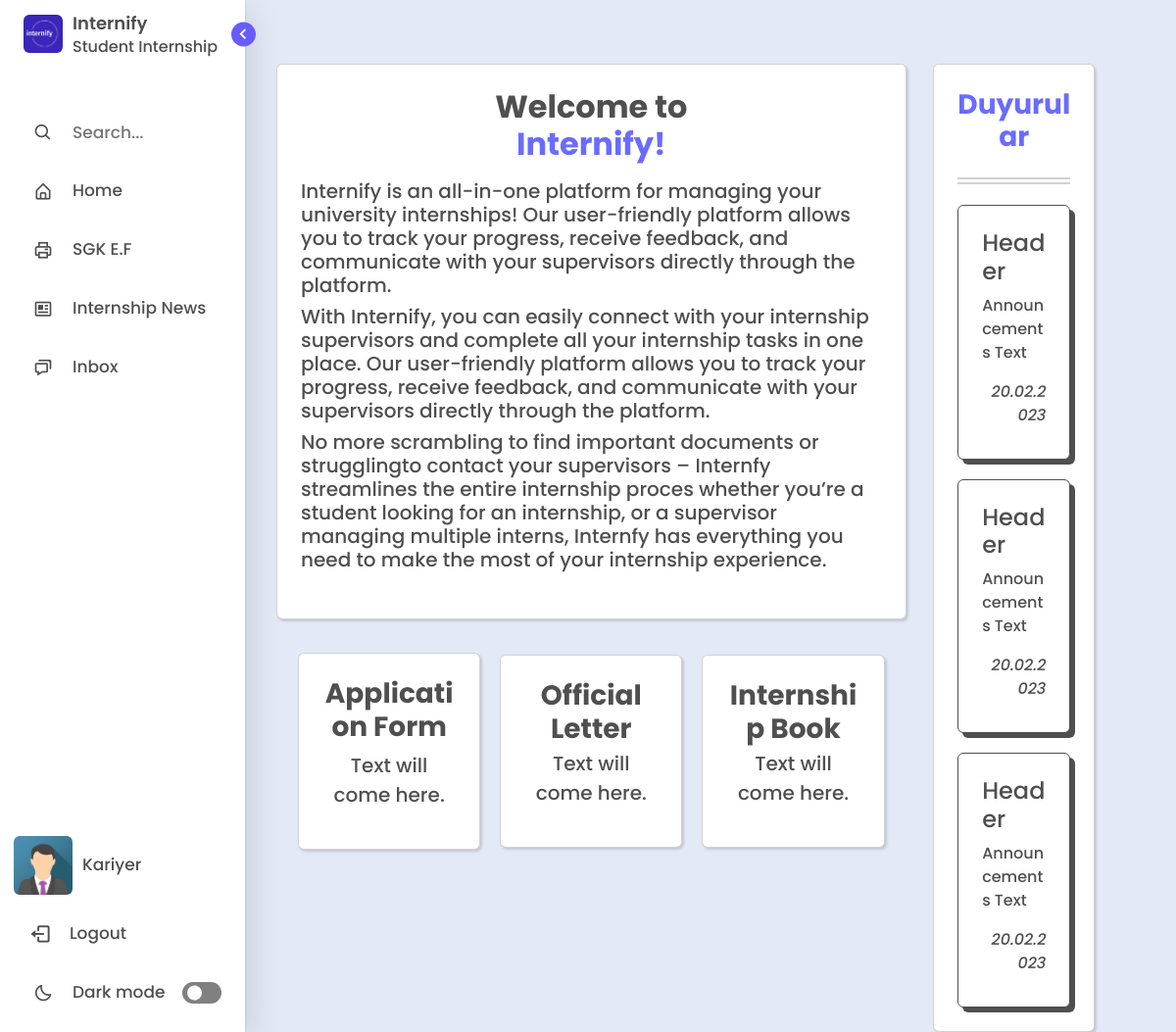
The page / (signed in) on the database its author committed.
### management/models.py (models this page shows, shortened)
class User(AbstractBaseUser, PermissionsMixin):
    GENDER_CHOICES = (
        ('M', 'Male'),
        ('F', 'Female'),
    )
    first_name = models.CharField(max_length=100)
    last_name = models.CharField(max_length=100)
    email = models.EmailField(unique=True)
    gender = models.CharField(max_length=1, choices=GENDER_CHOICES)
    photo = models.ImageField(upload_to='users', null=True, blank=True)
    last_login = models.DateTimeField(auto_now=True)
    is_active = models.BooleanField(default=True)
    is_staff = models.BooleanField(default=False)
    is_superuser = models.BooleanField(default=False)
    objects = CustomUserManager()
    USERNAME_FIELD = 'email'
    REQUIRED_FIELDS = ['first_name', 'last_name', 'gender',  'password']

### management/views.py (the view)
# urls.py: path('', views.index, name="index"),
@login_required
def index(request):
    return render(request, "index.html")

### templates/index.html (shortened to what this page needs)
{% extends "layout.html" %}
{% load static %}
{% block content %}
  <body>
      <div class="home" style="margin-top:2%;">
        <div class="float-container" style="margin-left:10%; margin-top:4%;">
          <div class="float-child-left">
            <div class="col-lg-12">
              <div class="card p-4">
                <header class = "text mb-3" style="text-align: start;">
                  <h2 class="fw-bold" style="text-align: center;">Welcome to <p style="color:var(--purple-text-color);">Internify!</p></h2>
                  <h5>Internify is an all-in-one platform for managing your university internships! Our user-friendly platform allows you to track your progress, receive feedback, and communicate with your supervisors directly through the platform.</h5>
                  <h5>With Internify, you can easily connect with your internship supervisors and complete all your internship tasks in one place. Our user-friendly platform allows you to track your progress, receive feedback, and communicate with your supervisors directly through the platform.</h5>
                  <h5>No more scrambling to find important documents or strugglingto contact your supervisors – Internfy streamlines the entire internship proces whether you’re a student looking for an internship, or a supervisor managing multiple interns, Internfy has everything you need to make the most of your internship experience.</h5>
                </header>
              </div>
              <div class="container">
                <div class="box">
                  <div class="card p-4" style="box-shadow: rgba(0, 0, 0, 0.15) 1.95px 1.95px 2.6px;">
                    <a data-bs-toggle="modal" data-bs-target="#pdfModal" style="text-decoration: none;"><h3 class="fw-bolder text">Application Form</h3></a>
                    <p class="text" style="font-size:20px;">Text will come here.</p>
                  </div>
                </div>
                <div class="box">
                  <div class="card p-4" style="box-shadow: rgba(0, 0, 0, 0.15) 1.95px 1.95px 2.6px;">
                    <a data-bs-toggle="modal" data-bs-target="#pdfModal" style="text-decoration: none;"><h3 class="fw-bolder mb-1 text">Official Letter</h3></a>
                    <p class="text" style="font-size:20px;">Text will come here.</p>
                  </div>
                </div>
                <div class="box">
                  <div class="card p-4" style="box-shadow: rgba(0, 0, 0, 0.15) 1.95px 1.95px 2.6px;">
                    <header class = "mb-0" style="text-align: center;">
                      <a data-bs-toggle="modal" data-bs-target="#pdfModal" style="text-decoration: none;"><h3 class="fw-bolder mb-1 text">Internship Book</h3></a>
                      <p class="text" style="font-size:20px;">Text will come here.</p>
                    </header>
                  </div>
                </div>
              </div>
            </div>
          </div>
          <div class="float-child-right">
            <div class="col-lg-8">
              <div class="card p-4">
                <h3 class="fw-bold" style="color:var(--purple-text-color); text-align: center; ">Duyurular</h3>
                <hr style="border:1px solid var(--text-color); box-shadow: 0px 5px var(--text-color);">
                <div class="card p-4" style="margin-top:10px; border: 1px solid var(--text-color); box-shadow: 5px 5px var(--text-color);">
                  <h4 class="text">Header</h4>
                  <p class="text">Announcements Text</p>
                  <p class="text fst-italic mb-2" style="text-align: end;">20.02.2023</p>
                </div>
                <div class="card p-4" style="margin-top:20px; border: 1px solid var(--text-color); box-shadow: 5px 5px var(--text-color);">
                  <h4 class="text">Header</h4>
                  <p class="text">Announcements Text</p>
                  <p class="text fst-italic mb-2" style="text-align: end;">20.02.2023</p>
                </div>
                <div class="card p-4" style="margin-top:20px; border: 1px solid var(--text-color); box-shadow: 5px 5px var(--text-color);">
                  <h4 class="text">Header</h4>
                  <p class="text">Announcements Text</p>
                  <p class="text fst-italic mb-2" style="text-align: end;">20.02.2023</p>
                </div>
              </div>
            </div>
          </div>
        </div>
      </div>
  </body>
{% endblock content %}

### templates/includes/sidebar.html (shortened to what this page needs)
<!DOCTYPE html>
{% load static %}
<html lang="en">
<head>
    <link href='https://unpkg.com/boxicons@2.1.1/css/boxicons.min.css' rel='stylesheet'>
</head>
<body>
    <nav class="sidebar open">
        <header>
            <div class="image-text">
                <span class="image">
                    <a href="/home"><img id="my-image" src="{% static 'assets/img/logo.png' %}" alt=""></a>
                </span>
                <div class="text logo-text">
                    <a href="/home" style="text-decoration: none; color: var(--text-color);"><span class="name">Internify</span></a>
                    <span class="profession">Student Internship</span>
                </div>
            </div>
            <i class='bx bx-chevron-right toggle'></i>
        </header>
        <div class="menu-bar">
            <div class="menu">
                <li class="search-box">
                    <i class='bx bx-search icon'></i>
                    <input type="text" placeholder="Search...">
                </li>
                <li class="nav-link">
                    <a href="/home">
                        <i class='bx bx-home-alt icon' ></i>
                        <span class="text nav-text">Home</span>
                    </a>
                </li>
                {% for group in request.user.groups.all %}
                    {% if group.name == 'Staff' %}
                        <li class="nav-link">
                            <a href="/sgk-ef">
                                <i class='bx bx-printer icon' ></i>
                                <span class="text nav-text">SGK E.F</span>
                            </a>
                        </li>
                        <li class="nav-link">
                            <a href="/internship-opportunities">
                              <i class='bx bx-news icon' ></i>
                              <span class="text nav-text">Internship News</span>
                            </a>
                        </li>
                    {% endif %}
                {% endfor %}
                <li class="nav-link">
                    <a href="/inbox">
                        <i class='bx bx-chat icon' ></i>
                        <span class="text nav-text">Inbox</span>
                    </a>
                </li>
            </div>
            <div class="bottom-content">
                <li class="nav-link">
                    <a href="/profile">
                        <img src="
                                {% if request.user.photo%}
                                    {{ request.user.photo.url }}
                                {% elif request.user.gender == 'M' %}
                                    {% static 'assets/img/avatars/male_avatar.png' %}
                                {% else %}
                                    {% static 'assets/img/avatars/female_avatar.png' %}
                                {% endif %}
                                "
                                alt="user-avatar"
                            class="d-block rounded" height="60" width="60" id="uploadedAvatar" />
                        <span class="text nav-text" style="margin-left:10px;"> {{user.first_name}}</span>
                    </a>
                </li>
                <li class="nav-link">
                    <a href="/logout">
                        <i class='bx bx-log-out icon' style="font-size:23px; margin-left:-3px;"></i>
                        <span class="text nav-text">Logout</span>
                    </a>
                </li>
                <li class="mode">
                    <div class="sun-moon">
                        <i class='bx bx-moon icon moon'></i>
                    </div>
                    <span class="mode-text text">Dark mode</span>
                    <div class="toggle-switch">
                        <span class="switch"></span>
                    </div>
                </li>
            </div>
        </div>
    </nav>
</body>
</html>

### templates/includes/sidebar.html (style rules this page uses)
* { margin: 0; padding: 0; box-sizing: border-box; font-family: 'Poppins', sans-serif; }
:root { --body-color: #E4E9F7; --sidebar-color: #FFF; --primary-color: #695CFE; --primary-color-light: white; --purple-text-color: #696CFF; --toggle-color: gray; --text-color: #4f4f4f; --tran-03: all 0.2s ease; --tran-03: all 0.3s ease; --tran-04: all 0.3s ease; --tran-05: all 0.3s ease; }
body { min-height: 100vh; background-color: var(--body-color); transition: var(--tran-05); overflow-x: hidden; }
.sidebar { position: fixed; top: 0; left: 0; height: 100%; width: 250px; padding: 10px 14px; background: var(--sidebar-color); transition: var(--tran-05); z-index: 100; box-shadow: rgba(0, 0, 0, 0.16) 0px 10px 36px 0px, rgba(0, 0, 0, 0.06) 0px 0px 0px 1px; }
.sidebar li { height: 50px; list-style: none; display: flex; align-items: center; margin-top: 10px; }
.sidebar header .image, .sidebar .icon { min-width: 60px; border-radius: 6px; }
.sidebar .icon { min-width: 60px; border-radius: 6px; height: 100%; display: flex; align-items: center; justify-content: center; font-size: 20px; }
.sidebar .text, .sidebar .icon { color: var(--text-color); transition: var(--tran-03); }
.sidebar .text { font-size: 17px; font-weight: 500; white-space: nowrap; opacity: 1; }
.sidebar header { position: relative; }
.sidebar header .image-text { display: flex; align-items: center; }
.sidebar header .logo-text { display: flex; flex-direction: column; }
header .image-text .name { margin-top: 2px; font-size: 18px; font-weight: 600; }
header .image-text .profession { font-size: 16px; margin-top: -2px; display: block; }
.sidebar header .image { display: flex; align-items: center; justify-content: center; }
.sidebar header .image img { width: 40px; border-radius: 6px; }
.sidebar header .toggle { position: absolute; top: 50%; right: -25px; transform: translateY(-50%) rotate(180deg); height: 25px; width: 25px; background-color: var(--primary-color); color: var(--sidebar-color); border-radius: 50%; display: flex; align-items: center; justify-content: center; font-size: 22px; cursor: pointer; transition: var(--tran-05); }
.sidebar .menu { margin-top: 40px; }
.sidebar li.search-box { border-radius: 6px; background-color: var(--primary-color-light); cursor: pointer; transition: var(--tran-05); }
.sidebar li.search-box input { height: 100%; width: 100%; outline: none; border: none; background-color: var(--primary-color-light); color: var(--text-color); border-radius: 6px; font-size: 17px; font-weight: 500; transition: var(--tran-05); }
.sidebar li a { list-style: none; height: 100%; background-color: transparent; display: flex; align-items: center; height: 100%; width: 100%; border-radius: 6px; text-decoration: none; transition: var(--tran-03); }
.sidebar .menu-bar { height: calc(100% - 55px); display: flex; flex-direction: column; justify-content: space-between; overflow-y: scroll; }
.sidebar .menu-bar .mode { border-radius: 6px; background-color: var(--primary-color-light); position: relative; transition: var(--tran-05); }
.menu-bar .mode .sun-moon { height: 50px; width: 60px; }
.mode .sun-moon i { position: absolute; }
.bottom-content .nav-link { margin-top:20px; }
.menu-bar .bottom-content .toggle-switch { position: absolute; right: 0; height: 100%; min-width: 60px; display: flex; align-items: center; justify-content: center; border-radius: 6px; cursor: pointer; }
.toggle-switch .switch { position: relative; height: 22px; width: 40px; border-radius: 25px; background-color: var(--toggle-color); transition: var(--tran-05); }
.switch::before { content: ''; position: absolute; height: 15px; width: 15px; border-radius: 50%; top: 50%; left: 5px; transform: translateY(-50%); background-color: var(--sidebar-color); transition: var(--tran-04); }
.home { position: absolute; top: 0; top: 0; left: 180px; height: 100vh; width: calc(100% - 180px); background-color: var(--body-color); transition: var(--tran-05); }
.home .text { font-weight: 500; color: var(--text-color); }
.card { background-color: var(--primary-color-light); box-shadow: rgba(0, 0, 0, 0.15) 1.95px 1.95px 2.6px; }

### rows shown on the page
User: photo (picture), first_name "Kariyer"
